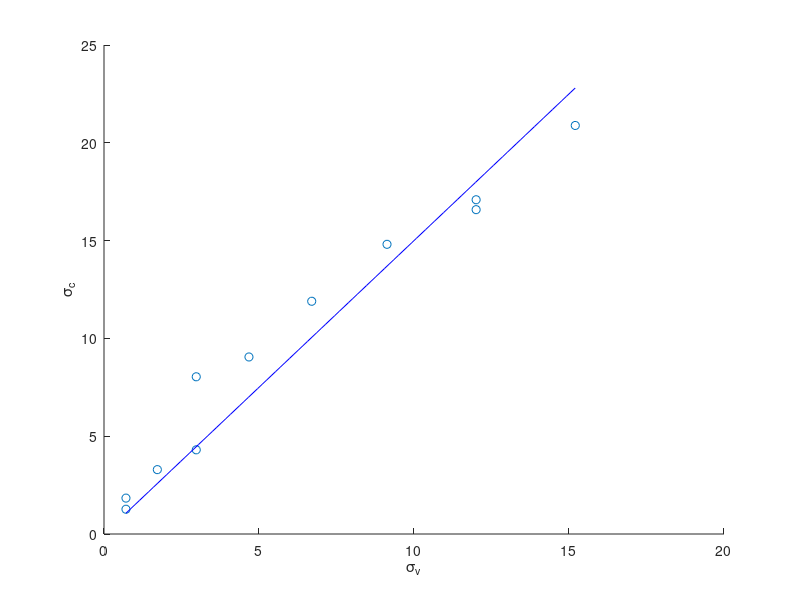
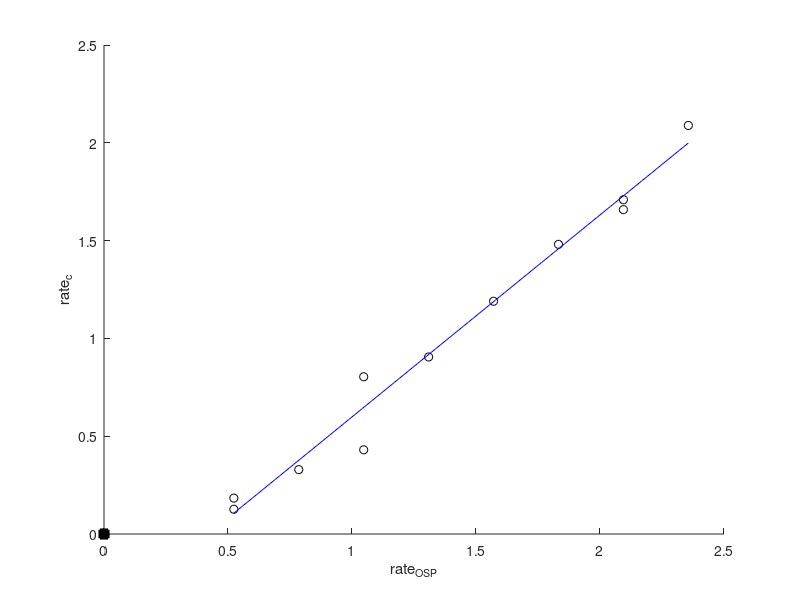

Here is the MATLAB script that generated these plots, in order: (Note: this script raises an error after producing the figures.)
ovarlez_data = [0.708502024291497, 0.1265822784810129
0.708502024291497, 0.18354430379746844
1.7206477732793513, 0.32911392405063333
2.9757085020242915, 0.4303797468354431
2.9757085020242915, 0.8037974683544307
4.676113360323885, 0.9050632911392407
6.700404858299594, 1.189873417721519
9.129554655870445, 1.4810126582278484
12.004048582995953, 1.658227848101266
12.004048582995953, 1.708860759493671
15.20242914979757, 2.0886075949367093];

f = [10 50 15 20 50 25 30 50 35 40 50 45]; % Hz
A = [500 100 500 500 200 500 500 300 500 500 400 500]*1e-6; % m 
% delete one point to be consistent with fig 7
f(7)=[];
A(7)=[];

%rho_solvent = 1000;
%rho_particle = 1300;
%phi_w = .29;
%rho_s = phi_w*rho_particle+(1-phi_w)*rho_solvent;

% checking correspondance bw fig 6 and fig 7 data points
rho_s = 1521.3;
sigma_v_calculated = 1/2*rho_s * A.^2 .* (2*pi*f).^2;


rate_c = ovarlez_data(:,2);

eta_at_thickening = 1e3./rate_c;

sigma_c = 10*rate_c;
sigma_v = ovarlez_data(:,1);

d=60e-3;
%d=14e-3;
rate_OSP = 2*pi*f .* A/d;
%rate_OSP = 2*pi*f .* A/(500e-3);






%return
figure; hold on;
xlabel('\sigma_v'); ylabel('\sigma_c')
plot(sigma_v,sigma_c,'o')
k_v = 1.5;
x = linspace(min(sigma_v),max(sigma_v));
plot(x,k_v*x,'b-')

%rate_OSP = (sigma_v*2/200).^(1/2)/(28*10^-3); % proportional to gamma_OSP but missing prefactor
figure; hold on;
xlabel('rate_{OSP}'); ylabel('rate_c')
plot(rate_OSP,rate_c,'ko')
plot(0,0,'ks','MarkerFaceColor','k','LineWidth',2)
%k_OSP = 0.5;
%offset_OSP = -0.5;
p_OSP = polyfit(rate_OSP,rate_c,1);
k_OSP = p_OSP(1);
offset_OSP = p_OSP(2);
x = linspace(min(rate_OSP),max(rate_OSP));
plot(x,k_OSP*x+offset_OSP,'b-')
prettyplot
